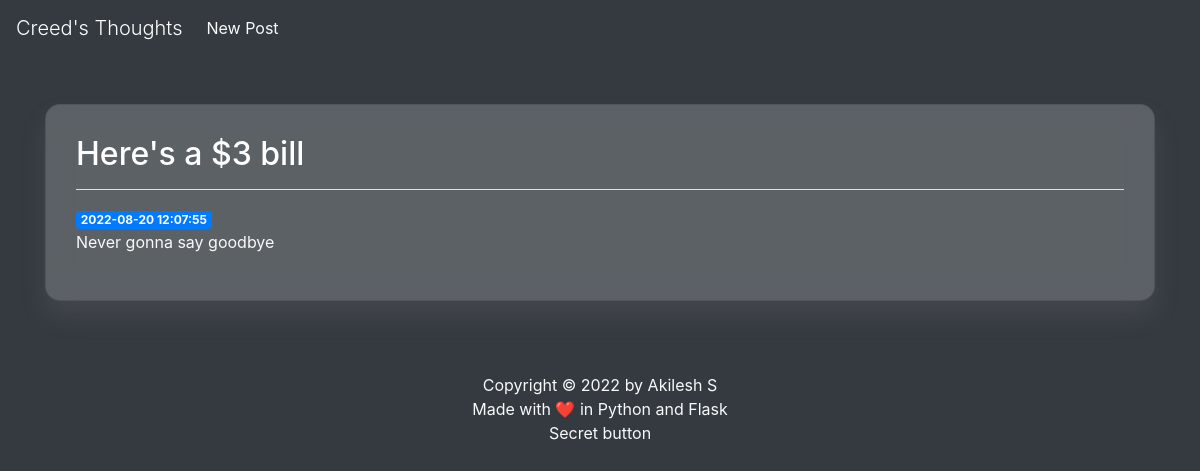
Page /6 on the committed database.
### tables this page shows
CREATE TABLE posts (
    id INTEGER PRIMARY KEY AUTOINCREMENT,
    created TIMESTAMP NOT NULL DEFAULT CURRENT_TIMESTAMP,
    title TEXT NOT NULL,
    content TEXT NOT NULL
);

### app.py (the view)
@app.route('/<int:post_id>')
def post(post_id):
    post = get_post(post_id)
    return render_template('post.html', post=post)

### app.py (called while the page is built)
def get_db_connection():
    conn = sqlite3.connect('database.db')
    conn.row_factory = sqlite3.Row
    return conn

def get_post(post_id):
    conn = get_db_connection()
    post = conn.execute('SELECT * FROM posts WHERE id = ?',
                        (post_id,)).fetchone()
    conn.close()
    if post is None:
        abort(404)
    return post

### templates/post.html
{% extends 'base.html' %}
{% block content %}
    <br>
    <br>
    <div class="card">
        <div class="card-body">
            <h2 class="text-white">{% block title %} {{ post['title'] }} {% endblock %}</h2>
            <hr class="bg-light">
            <span class="badge badge-primary">{{ post['created'] }}</span>
            <p class="text-light">{{ post['content'] }}</p>
        </div>
    </div>
{% endblock %}

### static/css/main.css (style rules this page uses)
.card { align-self: center; width: auto; box-shadow: 0 15px 25px rgba(129, 124, 124, 0.2); height: auto; border-radius: 15px; backdrop-filter: blur(14px); background-color: rgba(255, 255, 255, 0.2); padding: 10px; }

### rows in the picture
posts: title "Here's a $3 bill", created "2022-08-20 12:07:55", content "Never gonna say goodbye"
